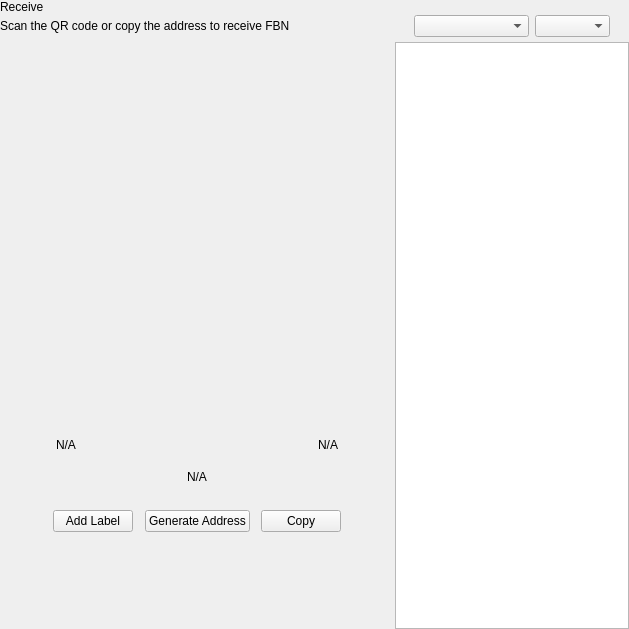
<?xml version="1.0" encoding="UTF-8"?>
<ui version="4.0">
 <class>ReceiveWidget</class>
 <widget class="QWidget" name="ReceiveWidget">
  <property name="geometry">
   <rect>
    <x>0</x>
    <y>0</y>
    <width>629</width>
    <height>629</height>
   </rect>
  </property>
  <property name="minimumSize">
   <size>
    <width>0</width>
    <height>0</height>
   </size>
  </property>
  <property name="windowTitle">
   <string>Form</string>
  </property>
  <layout class="QHBoxLayout" name="horizontalLayout_2" stretch="2,1">
   <property name="spacing">
    <number>0</number>
   </property>
   <property name="leftMargin">
    <number>0</number>
   </property>
   <property name="topMargin">
    <number>0</number>
   </property>
   <property name="rightMargin">
    <number>0</number>
   </property>
   <property name="bottomMargin">
    <number>0</number>
   </property>
   <item>
    <widget class="QWidget" name="left" native="true">
     <layout class="QVBoxLayout" name="verticalLayout_3">
      <property name="leftMargin">
       <number>0</number>
      </property>
      <property name="topMargin">
       <number>0</number>
      </property>
      <property name="rightMargin">
       <number>0</number>
      </property>
      <property name="bottomMargin">
       <number>0</number>
      </property>
      <item>
       <layout class="QVBoxLayout" name="verticalLayout_2">
        <property name="spacing">
         <number>0</number>
        </property>
        <property name="leftMargin">
         <number>0</number>
        </property>
        <item>
         <layout class="QHBoxLayout" name="horizontalLayout_3">
          <property name="spacing">
           <number>0</number>
          </property>
          <item>
           <layout class="QVBoxLayout" name="verticalLayout_4">
            <property name="spacing">
             <number>5</number>
            </property>
            <item>
             <widget class="QLabel" name="labelTitle">
              <property name="text">
               <string>Receive</string>
              </property>
             </widget>
            </item>
            <item alignment="Qt::AlignTop">
             <widget class="QLabel" name="labelSubtitle1">
              <property name="text">
               <string>Scan the QR code or copy the address to receive FBN</string>
              </property>
             </widget>
            </item>
           </layout>
          </item>
          <item>
           <spacer name="horizontalSpacer">
            <property name="orientation">
             <enum>Qt::Horizontal</enum>
            </property>
            <property name="sizeHint" stdset="0">
             <size>
              <width>40</width>
              <height>20</height>
             </size>
            </property>
           </spacer>
          </item>
         </layout>
        </item>
        <item>
         <spacer name="verticalSpacer_2">
          <property name="orientation">
           <enum>Qt::Vertical</enum>
          </property>
          <property name="sizeType">
           <enum>QSizePolicy::Expanding</enum>
          </property>
          <property name="sizeHint" stdset="0">
           <size>
            <width>20</width>
            <height>50</height>
           </size>
          </property>
         </spacer>
        </item>
        <item alignment="Qt::AlignHCenter">
         <widget class="QWidget" name="layoutQR" native="true">
          <property name="maximumSize">
           <size>
            <width>510</width>
            <height>16777215</height>
           </size>
          </property>
          <layout class="QVBoxLayout" name="verticalLayoutQr">
           <item>
            <spacer name="verticalSpacer11">
             <property name="orientation">
              <enum>Qt::Vertical</enum>
             </property>
             <property name="sizeType">
              <enum>QSizePolicy::Fixed</enum>
             </property>
             <property name="sizeHint" stdset="0">
              <size>
               <width>20</width>
               <height>20</height>
              </size>
             </property>
            </spacer>
           </item>
           <item alignment="Qt::AlignHCenter">
            <widget class="QLabel" name="labelQrImg">
             <property name="minimumSize">
              <size>
               <width>260</width>
               <height>260</height>
              </size>
             </property>
             <property name="maximumSize">
              <size>
               <width>260</width>
               <height>260</height>
              </size>
             </property>
             <property name="text">
              <string/>
             </property>
             <property name="alignment">
              <set>Qt::AlignCenter</set>
             </property>
            </widget>
           </item>
           <item>
            <spacer name="verticalSpacer_21">
             <property name="orientation">
              <enum>Qt::Vertical</enum>
             </property>
             <property name="sizeType">
              <enum>QSizePolicy::Fixed</enum>
             </property>
             <property name="sizeHint" stdset="0">
              <size>
               <width>20</width>
               <height>30</height>
              </size>
             </property>
            </spacer>
           </item>
           <item>
            <widget class="QWidget" name="widget" native="true">
             <property name="minimumSize">
              <size>
               <width>0</width>
               <height>0</height>
              </size>
             </property>
             <layout class="QHBoxLayout" name="horizontalLayout_5">
              <item>
               <widget class="QLabel" name="labelLabel">
                <property name="text">
                 <string notr="true">N/A</string>
                </property>
               </widget>
              </item>
              <item>
               <spacer name="horizontalSpacer_2">
                <property name="orientation">
                 <enum>Qt::Horizontal</enum>
                </property>
                <property name="sizeHint" stdset="0">
                 <size>
                  <width>141</width>
                  <height>20</height>
                 </size>
                </property>
               </spacer>
              </item>
              <item>
               <widget class="QLabel" name="labelDate">
                <property name="text">
                 <string notr="true">N/A</string>
                </property>
                <property name="alignment">
                 <set>Qt::AlignRight|Qt::AlignTrailing|Qt::AlignVCenter</set>
                </property>
               </widget>
              </item>
             </layout>
            </widget>
           </item>
           <item>
            <widget class="QLabel" name="labelAddress">
             <property name="sizePolicy">
              <sizepolicy hsizetype="Expanding" vsizetype="Preferred">
               <horstretch>0</horstretch>
               <verstretch>0</verstretch>
              </sizepolicy>
             </property>
             <property name="minimumSize">
              <size>
               <width>300</width>
               <height>0</height>
              </size>
             </property>
             <property name="text">
              <string notr="true">N/A</string>
             </property>
             <property name="alignment">
              <set>Qt::AlignCenter</set>
             </property>
            </widget>
           </item>
           <item>
            <spacer name="verticalSpacer_4">
             <property name="orientation">
              <enum>Qt::Vertical</enum>
             </property>
             <property name="sizeType">
              <enum>QSizePolicy::Fixed</enum>
             </property>
             <property name="sizeHint" stdset="0">
              <size>
               <width>20</width>
               <height>20</height>
              </size>
             </property>
            </spacer>
           </item>
           <item>
            <layout class="QHBoxLayout" name="horizontalLayout_4">
             <item alignment="Qt::AlignHCenter">
              <widget class="QPushButton" name="pushButtonLabel">
               <property name="focusPolicy">
                <enum>Qt::NoFocus</enum>
               </property>
               <property name="text">
                <string>Add Label</string>
               </property>
              </widget>
             </item>
             <item alignment="Qt::AlignHCenter">
              <widget class="QPushButton" name="pushButtonNewAddress">
               <property name="focusPolicy">
                <enum>Qt::NoFocus</enum>
               </property>
               <property name="text">
                <string>Generate Address</string>
               </property>
              </widget>
             </item>
             <item alignment="Qt::AlignHCenter">
              <widget class="QPushButton" name="pushButtonCopy">
               <property name="focusPolicy">
                <enum>Qt::NoFocus</enum>
               </property>
               <property name="text">
                <string>Copy</string>
               </property>
              </widget>
             </item>
            </layout>
           </item>
           <item>
            <spacer name="verticalSpacer_3">
             <property name="orientation">
              <enum>Qt::Vertical</enum>
             </property>
             <property name="sizeType">
              <enum>QSizePolicy::Expanding</enum>
             </property>
             <property name="sizeHint" stdset="0">
              <size>
               <width>20</width>
               <height>20</height>
              </size>
             </property>
            </spacer>
           </item>
          </layout>
         </widget>
        </item>
        <item>
         <spacer name="verticalSpacer">
          <property name="orientation">
           <enum>Qt::Vertical</enum>
          </property>
          <property name="sizeHint" stdset="0">
           <size>
            <width>20</width>
            <height>40</height>
           </size>
          </property>
         </spacer>
        </item>
       </layout>
      </item>
     </layout>
    </widget>
   </item>
   <item>
    <widget class="QWidget" name="right" native="true">
     <layout class="QVBoxLayout" name="verticalLayout_5">
      <property name="spacing">
       <number>0</number>
      </property>
      <property name="leftMargin">
       <number>1</number>
      </property>
      <property name="topMargin">
       <number>0</number>
      </property>
      <property name="rightMargin">
       <number>0</number>
      </property>
      <property name="bottomMargin">
       <number>0</number>
      </property>
      <item>
       <layout class="QVBoxLayout" name="container_right">
        <property name="spacing">
         <number>0</number>
        </property>
        <property name="leftMargin">
         <number>0</number>
        </property>
        <property name="rightMargin">
         <number>0</number>
        </property>
        <item>
         <layout class="QVBoxLayout" name="verticalLayout">
          <property name="spacing">
           <number>6</number>
          </property>
          <property name="leftMargin">
           <number>19</number>
          </property>
          <property name="rightMargin">
           <number>19</number>
          </property>
          <item>
           <widget class="OptionButton" name="btnRequest" native="true"/>
          </item>
          <item>
           <widget class="OptionButton" name="btnMyAddresses" native="true">
            <property name="sizePolicy">
             <sizepolicy hsizetype="Preferred" vsizetype="Minimum">
              <horstretch>0</horstretch>
              <verstretch>0</verstretch>
             </sizepolicy>
            </property>
           </widget>
          </item>
         </layout>
        </item>
        <item>
         <widget class="QWidget" name="sortWidget" native="true">
          <layout class="QHBoxLayout" name="horizontalLayout_6">
           <property name="leftMargin">
            <number>19</number>
           </property>
           <property name="rightMargin">
            <number>19</number>
           </property>
           <property name="bottomMargin">
            <number>5</number>
           </property>
           <item>
            <spacer name="horizontalSpacer_3">
             <property name="orientation">
              <enum>Qt::Horizontal</enum>
             </property>
             <property name="sizeHint" stdset="0">
              <size>
               <width>40</width>
               <height>20</height>
              </size>
             </property>
            </spacer>
           </item>
           <item>
            <widget class="QComboBox" name="comboBoxSort">
             <property name="sizePolicy">
              <sizepolicy hsizetype="Preferred" vsizetype="Fixed">
               <horstretch>0</horstretch>
               <verstretch>0</verstretch>
              </sizepolicy>
             </property>
             <property name="minimumSize">
              <size>
               <width>115</width>
               <height>0</height>
              </size>
             </property>
            </widget>
           </item>
           <item>
            <widget class="QComboBox" name="comboBoxSortOrder">
             <property name="sizePolicy">
              <sizepolicy hsizetype="Preferred" vsizetype="Fixed">
               <horstretch>0</horstretch>
               <verstretch>0</verstretch>
              </sizepolicy>
             </property>
             <property name="minimumSize">
              <size>
               <width>75</width>
               <height>0</height>
              </size>
             </property>
            </widget>
           </item>
          </layout>
         </widget>
        </item>
        <item>
         <widget class="QListView" name="listViewAddress"/>
        </item>
       </layout>
      </item>
     </layout>
    </widget>
   </item>
  </layout>
 </widget>
 <customwidgets>
  <customwidget>
   <class>OptionButton</class>
   <extends>QWidget</extends>
   <header>qt/fivebalance/optionbutton.h</header>
   <container>1</container>
  </customwidget>
 </customwidgets>
 <resources/>
 <connections/>
</ui>
